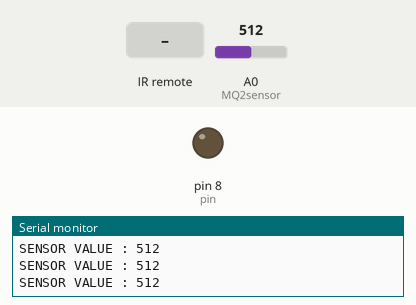
This sketch was run on a simulated Arduino Uno, built with avr-gcc and run on an emulated ATmega328P. Shown: output pins drawn as LEDs (lit = HIGH), the last lines printed to the serial monitor. The test bench sets the inputs (shaded band); at power-on: A0 (MQ2sensor) = 512.

Above: at 1.3 s.
1.4 s: A0 (MQ2sensor) set to 733
2.9 s: A0 (MQ2sensor) set to 763
At 4.2 s:
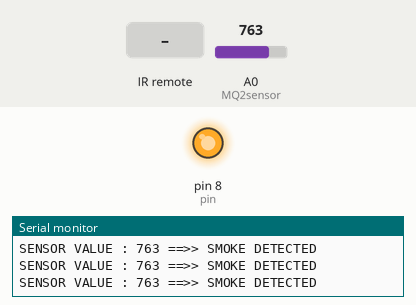
4.5 s: A0 (MQ2sensor) set to 740
At 5.6 s:
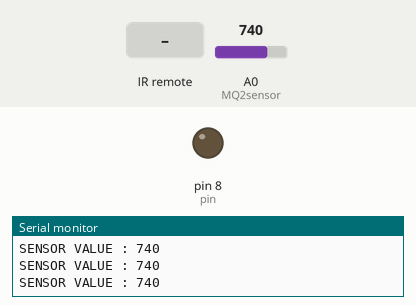
6.0 s: A0 (MQ2sensor) set to 760
At 6.8 s:
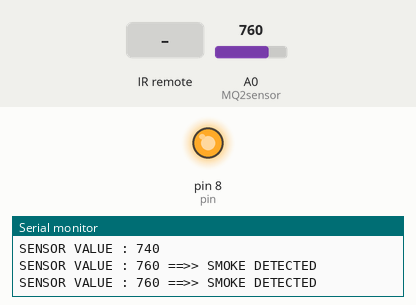
7.5 s: infrared code 0xFD30CF received
At 8.1 s:
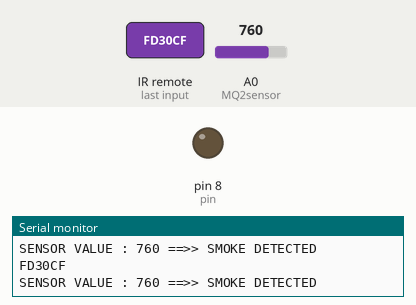
9.0 s: infrared code 0xFD08F7 received
At 9.3 s:
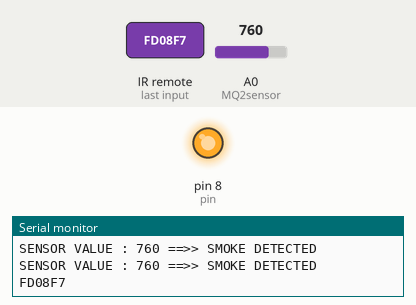
Timing chart, 0 to 11.5 s (numbered marks = the images above; inputs shaded):
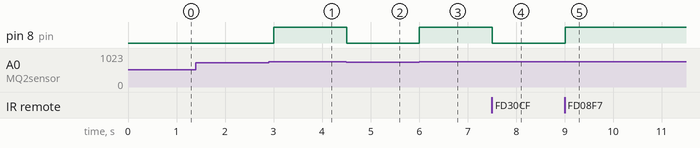

The sketch:

smarthomeproject1.ino
```cpp
#include <IRremote.h>

int pin = 8;
int MQ2sensor = A0;
int sensorValue = 0;
int recpin = 11;
bool on = true;

IRrecv irrecv(recpin);
decode_results results;

void setup()
{
  pinMode(pin, OUTPUT);
  Serial.begin(9600);
  irrecv.enableIRIn();
}

void loop()
{
  sensorValue = analogRead(MQ2sensor);
  if(sensorValue>750)
  {
  	Serial.print("SENSOR VALUE : ");
    Serial.print(sensorValue, DEC);
    Serial.println(" ==>> SMOKE DETECTED");
    if(on)
    {
    	digitalWrite(pin, HIGH);
    }
    if(irrecv.decode(&results))
    {
    	Serial.println(results.value, HEX);
    	irrecv.resume();
      	if(results.value == 0xFD30CF)
        {
         	digitalWrite(pin, LOW);
           	on = false;
        }
		else if(results.value == 0xFD08F7)
        {
			digitalWrite(pin, HIGH);
			on = true;
        }
	}
  }
  else
  {
    digitalWrite(pin, LOW);
	Serial.print("SENSOR VALUE : ");
    on = true;
    Serial.println(sensorValue, DEC);
  }
  delay(500);
}
```

Measured:
- the behaviour switches between 750 and 751 on A0 (MQ2sensor) (found by bisection; images 0 and 1)
- after the input at 2.9 s, pin 8 (pin): LOW → HIGH after 0.10 s
- after the input at 4.5 s, pin 8 (pin): HIGH → LOW at once
- after the input at 6.0 s, pin 8 (pin): LOW → HIGH at once
- after the input at 7.5 s, pin 8 (pin): HIGH → LOW at once
- after the input at 9.0 s, pin 8 (pin): LOW → HIGH at once
